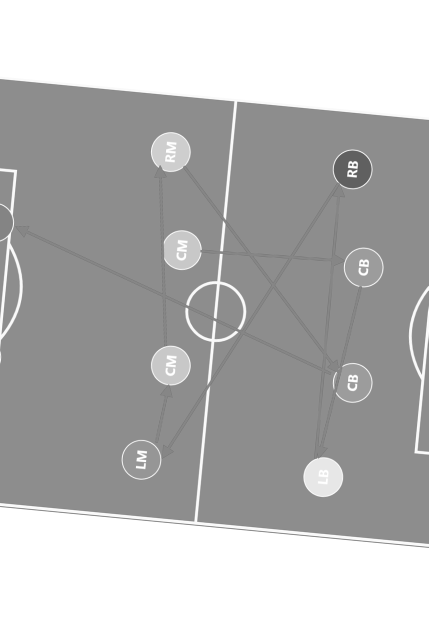
#> input picture PTITCTF2026/Crypto/SOFAR - Vault/solve/deskew/F.png, 857 x 1247 px, found by its file name (shown at 1/2 size)
$ python proj.py
#> lines starting #> are read from the running program, lines starting #| are printed output that depends on the picture; after the words box and inside, x2 and y2 are one past the last pixel; in counts of white or black regions, pixels touching at a corner belong together
from PIL import Image
import numpy as np

img = Image.open(r'files\extracted\SOFAR - Vault\F.png').convert('L')
#> img is the input picture: PIL image 857x1247 L; min 81, max 255, mean 180
a = np.array(img)
band = Image.fromarray(a[430:960, 30:830]).rotate(13, expand=False, fillcolor=255, resample=Image.BICUBIC)
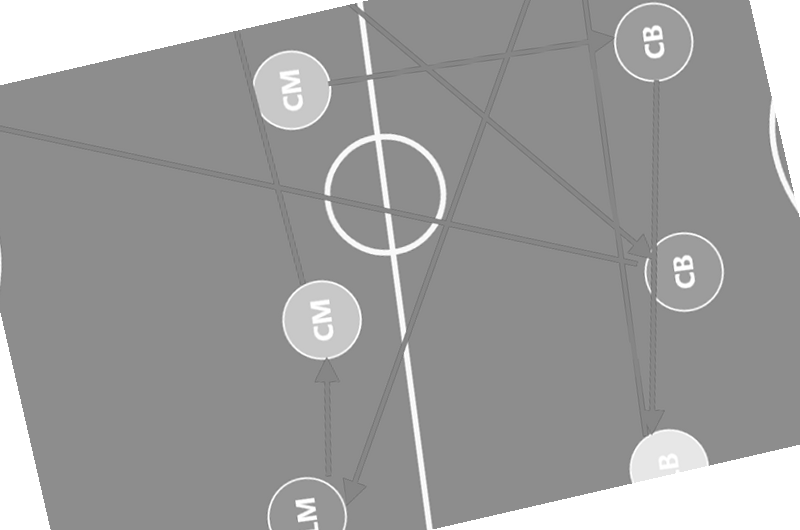
#> band: PIL image 800x530 L; min 110, max 255, mean 156.4
ba = np.array(band)
dark = (ba < 170).astype(np.uint8)
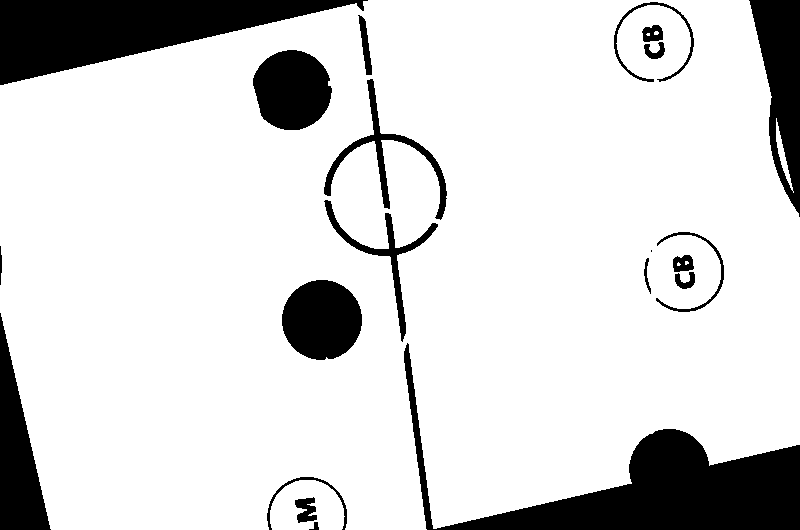
#> dark: shape (530, 800); values 0 (black) and 1 (white), 84.7% white; 21 black regions (1 under 20 px), largest, box (x1, y1, x2, y2) and area: (404, 343, 800, 530) 19921, (0, 0, 368, 85) 15824, (749, 0, 800, 217) 6230
rowsum = dark.sum(axis=1)
#> rowsum = 530 values, max 787 at index 220, min 360 at index 529, mean 678
# find line bands
in_band = False
lines = []
for y in range(len(rowsum)):
    v = rowsum[y] > 8
    if v and not in_band:
        start = y
        in_band = True
    elif not v and in_band:
        lines.append((start, y - 1))
        in_band = False
#> this loop made 530 passes
#> (start, in_band) on pass 1: (0, True)
#> after the loop, in_band = True; lines = []; start = 0
if in_band:
    lines.append((start, len(rowsum) - 1))
print('text line bands in rotated band (y0,y1):')
for a0, b in lines:
    if b - a0 > 3:
        print(f'  {a0}-{b} height={b-a0+1}')
#> this loop made 1 pass
#> (a0, b) on pass 1: (0, 529)
#|   0-529 height=530

$ run again, with PTITCTF2026/Crypto/SOFAR - Vault/solve/deskew/QF.png copied over PTITCTF2026/Crypto/SOFAR - Vault/solve/deskew/F.png
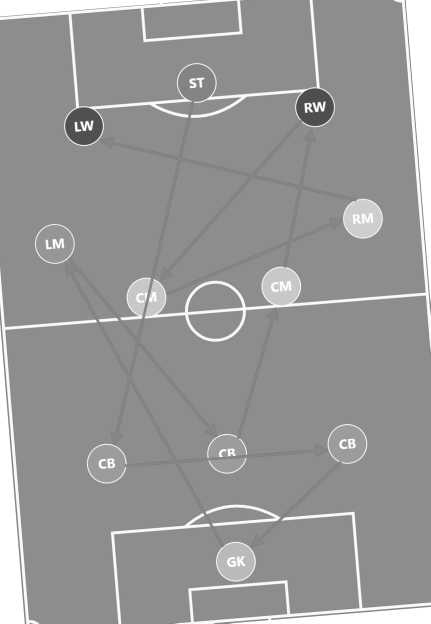
#> input picture PTITCTF2026/Crypto/SOFAR - Vault/solve/deskew/QF.png, 861 x 1247 px, found by its file name (shown at 1/2 size)
#> img is the input picture: PIL image 861x1247 L; min 65, max 255, mean 150.4
#> `band = Image.fromarray(a[430:960, 30:830]).rotate(13, expand=False, fi..`:
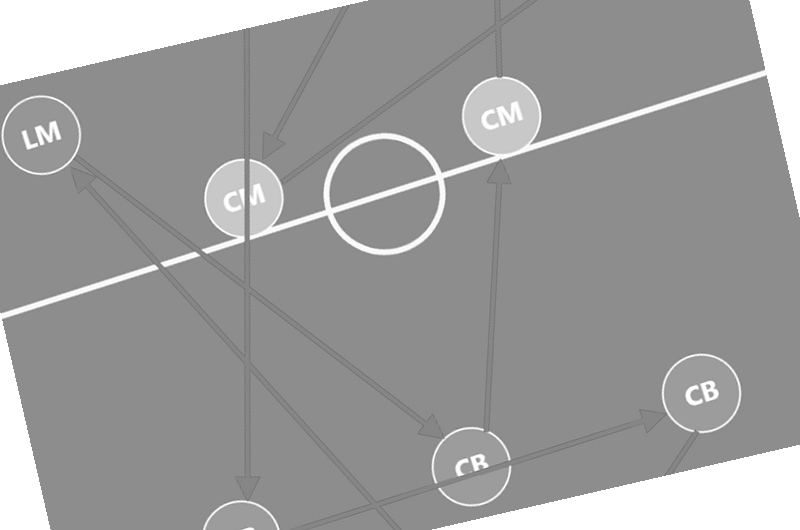
#> band: PIL image 800x530 L; min 109, max 255, mean 156.2
#> `dark = (ba < 170).astype(np.uint8)`:
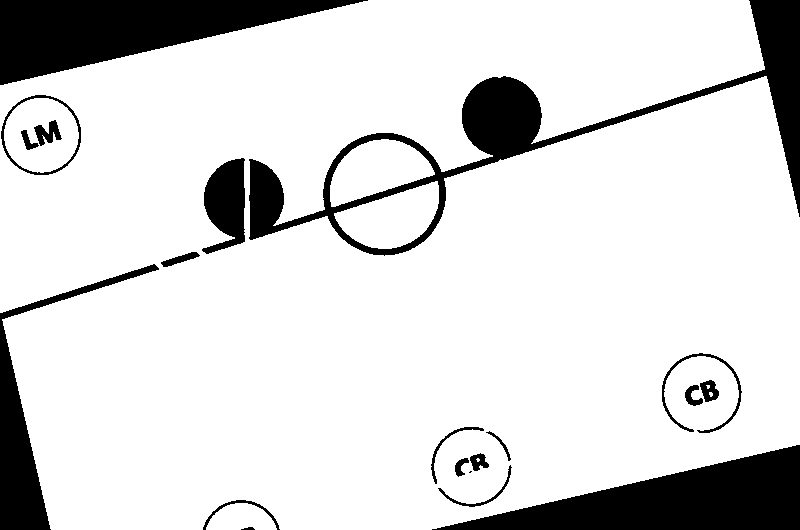
#> dark: shape (530, 800); values 0 (black) and 1 (white), 85.2% white; 20 black regions (1 under 20 px), largest, box (x1, y1, x2, y2) and area: (249, 0, 800, 256) 18135, (0, 0, 368, 85) 15782, (432, 445, 800, 530) 15782
#> rowsum = 530 values, max 798 at index 319, min 361 at index 529, mean 681.4
#> the loop `for y in range(len(rowsum)):` made 530 passes
#> (start, in_band) on pass 1: (0, True)
#> after the loop `for y in range(len(rowsum)):`: in_band = True; lines = []; start = 0
#> the loop `for a0, b in lines:` made 1 pass
#> (a0, b) on pass 1: (0, 529)
#> (printed output is left out)

$ run again, with PTITCTF2026/Crypto/SOFAR - Vault/solve/deskew/R16.png copied over PTITCTF2026/Crypto/SOFAR - Vault/solve/deskew/F.png
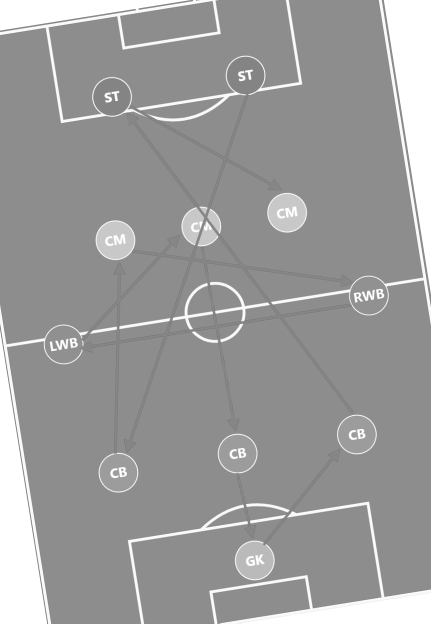
#> input picture PTITCTF2026/Crypto/SOFAR - Vault/solve/deskew/R16.png, 862 x 1247 px, found by its file name (shown at 1/2 size)
#> img is the input picture: PIL image 862x1247 L; min 114, max 255, mean 154.3
#> `band = Image.fromarray(a[430:960, 30:830]).rotate(13, expand=False, fi..`:
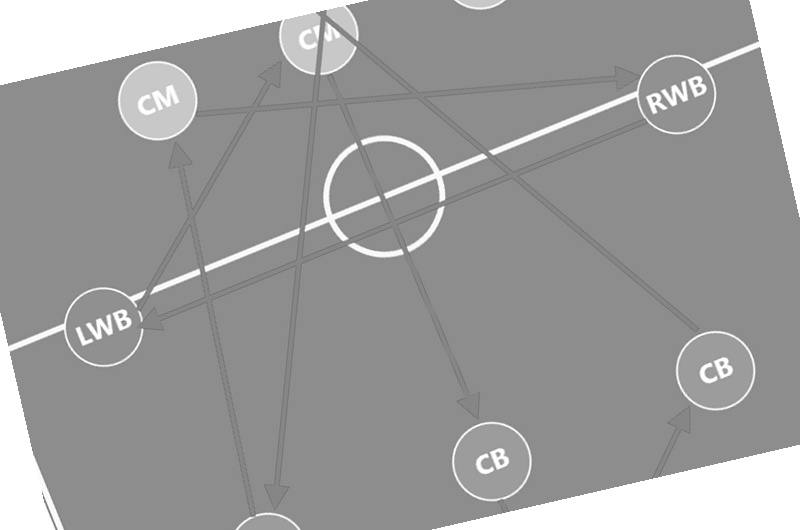
#> band: PIL image 800x530 L; min 109, max 255, mean 156.2
#> `dark = (ba < 170).astype(np.uint8)`:
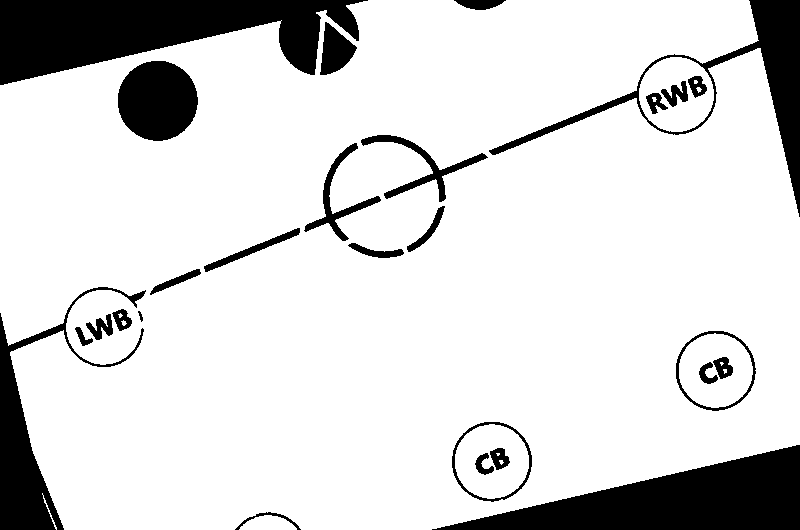
#> dark: shape (530, 800); values 0 (black) and 1 (white), 85% white; 27 black regions, largest, box (x1, y1, x2, y2) and area: (0, 0, 368, 85) 18297, (432, 445, 800, 530) 15782, (489, 0, 800, 217) 7538
#> rowsum = 530 values, max 797 at index 308, min 329 at index 0, mean 680.1
#> the loop `for y in range(len(rowsum)):` made 530 passes
#> (start, in_band) on pass 1: (0, True)
#> after the loop `for y in range(len(rowsum)):`: in_band = True; lines = []; start = 0
#> the loop `for a0, b in lines:` made 1 pass
#> (a0, b) on pass 1: (0, 529)
#> (printed output is left out)
